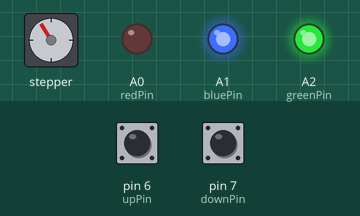
Simulated run of this sketch. Board: Arduino Nano, built with avr-gcc and run on an emulated ATmega328P. Shown: stepper motor, output pins drawn as LEDs (lit = HIGH). The inputs (shaded band) are chosen by the test bench; at power-on: pin 6 (upPin) HIGH, pin 7 (downPin) LOW. Stepper angles assume 2048 steps per turn.

Above: at 1.2 s.
1.3 s: pin 6 (upPin) pulled LOW for 0.15 s
At 2.17 s:
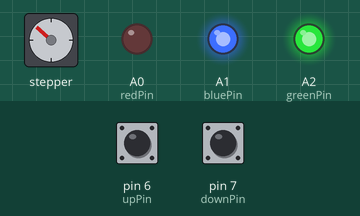
4.3 s: pin 7 (downPin) pulled HIGH for 0.15 s
At 4.85 s:
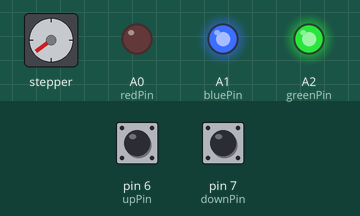
7.3 s: pin 6 (upPin) pulled LOW for 1 s
At 7.6 s:
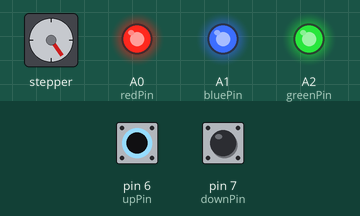
10.3 s: pin 7 (downPin) pulled HIGH for 1 s
At 11.1 s:
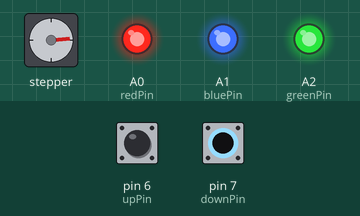
13.3 s: pin 6 (upPin) pulled LOW for 0.15 s
At 13.83 s:
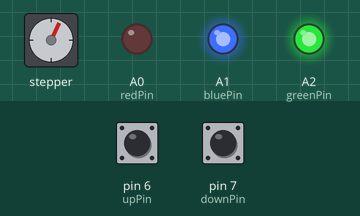
16.3 s: pin 7 (downPin) pulled HIGH for 0.15 s
At 16.84 s:
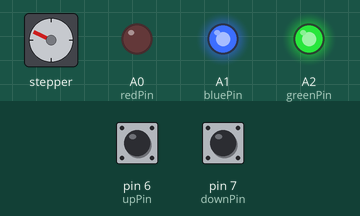
Timing chart, 0 to 20.3 s (numbered marks = the images above; inputs shaded):
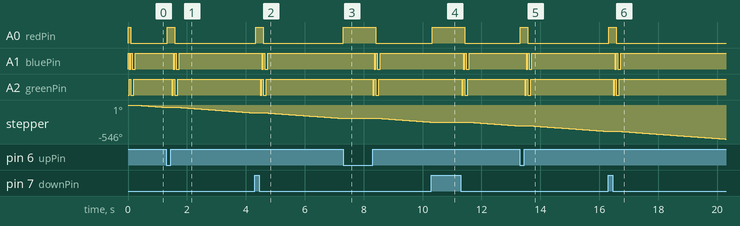

Measured:
- after the input at 1.3 s, A0 (redPin): LOW → HIGH at once, → LOW 0.25 s later; A1 (bluePin): alternates HIGH for 0.05 s and LOW for 0.08 s, 4 changes in all, then stays HIGH, starting after 0.23 s; A2 (greenPin): alternates HIGH for 0.05 s and LOW for 0.08 s, 4 changes in all, then stays HIGH, starting after 0.18 s
- after the input at 4.3 s, A0 (redPin): LOW → HIGH at once, → LOW 0.25 s later; A1 (bluePin): alternates HIGH for 0.05 s and LOW for 0.08 s, 4 changes in all, then stays HIGH, starting after 0.24 s; A2 (greenPin): alternates HIGH for 0.05 s and LOW for 0.08 s, 4 changes in all, then stays HIGH, starting after 0.19 s
- after the input at 7.3 s, A0 (redPin): LOW → HIGH at once, → LOW 1.1 s later; A1 (bluePin): alternates HIGH for 0.05 s and LOW for 0.08 s, 4 changes in all, then stays HIGH, starting after 1.1 s; A2 (greenPin): alternates HIGH for 0.05 s and LOW for 0.08 s, 4 changes in all, then stays HIGH, starting after 1.0 s
- after the input at 10.3 s, A0 (redPin): LOW → HIGH at once, → LOW 1.1 s later; A1 (bluePin): alternates HIGH for 0.05 s and LOW for 0.08 s, 4 changes in all, then stays HIGH, starting after 1.1 s; A2 (greenPin): alternates HIGH for 0.05 s and LOW for 0.08 s, 4 changes in all, then stays HIGH, starting after 1.0 s
- after the input at 13.3 s, A0 (redPin): LOW → HIGH at once, → LOW 0.25 s later; A1 (bluePin): alternates HIGH for 0.05 s and LOW for 0.08 s, 4 changes in all, then stays HIGH, starting after 0.21 s; A2 (greenPin): alternates HIGH for 0.05 s and LOW for 0.08 s, 4 changes in all, then stays HIGH, starting after 0.16 s
- after the input at 16.3 s, A0 (redPin): LOW → HIGH at once, → LOW 0.25 s later; A1 (bluePin): alternates HIGH for 0.05 s and LOW for 0.08 s, 4 changes in all, then stays HIGH, starting after 0.22 s; A2 (greenPin): alternates HIGH for 0.05 s and LOW for 0.08 s, 4 changes in all, then stays HIGH, starting after 0.17 s
- by itself, A1 (bluePin): alternates HIGH for 0.05 s and LOW for 0.08 s, 5 changes in all, then stays HIGH

The sketch:

stepper-crane.ino
```cpp
#include <AccelStepper.h>
#define FULLSTEP 4
#define HALFSTEP 8

// Motor pin definitions
#define motorPin1  8     // IN1 on the ULN2003 driver 1
#define motorPin2  9     // IN2 on the ULN2003 driver 1
#define motorPin3  10     // IN3 on the ULN2003 driver 1
#define motorPin4  11     // IN4 on the ULN2003 driver 1


#define upPin 6
#define downPin 7


//#define ledPin 5

int redPin = A0;  // Nano 3
int bluePin = A1;  //Nano5
int greenPin = A2;  //Nano6


// Initialize with pin sequence IN1-IN3-IN2-IN4 for using the AccelStepper with 28BYJ-48
AccelStepper stepper1(FULLSTEP, motorPin1, motorPin3, motorPin2, motorPin4);
int steps1 = 0;
int FWSteps = 248000;
int BWSteps = -248000;
int stepperSpeed = 200;
int upVal = LOW;
int downVal = LOW;
bool isFW =false;
void setup() {
  Serial.begin(9600);

  pinMode(motorPin1,OUTPUT);
  pinMode(motorPin2,OUTPUT);
  pinMode(motorPin3,OUTPUT);
  pinMode(motorPin4,OUTPUT);

  pinMode(upPin, INPUT);
  pinMode(downPin, INPUT);

  pinMode(redPin, OUTPUT); //11
  pinMode(greenPin, OUTPUT); //9
  pinMode(bluePin, OUTPUT); //10

  stepper1.setMaxSpeed(1600.0);
  stepper1.setAcceleration(100.0);
  stepper1.move(1);  // I found this necessary
  stepper1.setSpeed(stepperSpeed);

}//--(end setup )---

void close_motor()
{
  digitalWrite(motorPin2,LOW);
  digitalWrite(motorPin3,LOW);
  digitalWrite(motorPin1,LOW);
  digitalWrite(motorPin4,LOW);
}
void loop() {
  //give a time gap
  if (steps1%9 == 0){
    upVal = digitalRead(upPin);
    downVal= digitalRead(downPin);
  }
  //two buttons release / push together
  if (upVal == downVal){

    steps1 = stepper1.distanceToGo();
    //Serial.println(steps1);
    if(steps1 != 0)
    {
      stepper1.move(1);  // I found this necessary
      stepper1.setSpeed(stepperSpeed);
      stepper1.runSpeedToPosition();
    }
   else
    {
      close_motor();
      //stepper1.stop();
    }

    lightDown();
    isFW =false;
    delay (50);
    return;
  }
  //button up
  if (upVal == HIGH ){
      if (isFW)
      {
         if  (steps1==0)
            cmdStep(FWSteps);
         else
            cmdStep(0);
      }
      else
      {
        steps1 = 0;
        cmdStep(FWSteps);
      }
      isFW=true;
  }
  //button down
  if (downVal == HIGH) {
      if (!isFW)
      {
         if  (steps1==0)
            cmdStep(BWSteps);
         else
            cmdStep(0);
      }
      else
      {
        steps1 = 0;
        cmdStep(BWSteps);
      }
      isFW=false;
   }
   if (steps1 != 0){
    cmdStep(0);
   }
 }

void cmdStep(int steps){
    if (steps1==0){
      lightUp();
      stepper1.move(steps);
      stepper1.setSpeed(stepperSpeed);
    }
    steps1 = stepper1.distanceToGo();
    //Serial.println(steps1);
    stepper1.runSpeedToPosition();
}
void color (unsigned char red, unsigned char green, unsigned char blue)
{
    analogWrite(redPin, 255-red);
    analogWrite(bluePin, 255-blue);
    analogWrite(greenPin, 255-green);
}
void lightUp(){
      // Basic colors:
      color(0,255, 0); //green
      delay(50);
      color(0, 0, 255); // blue
      delay(50);
      color(255,255,0); //yellow
      delay(50);
      color(255,255,255); // white
      delay(50);
      color(128,0,255); // purple
      delay(50);
      color(255, 0, 0); // red
}
void lightDown(){
     // Basic colors:
      color(0, 0, 0); // close
}
```
